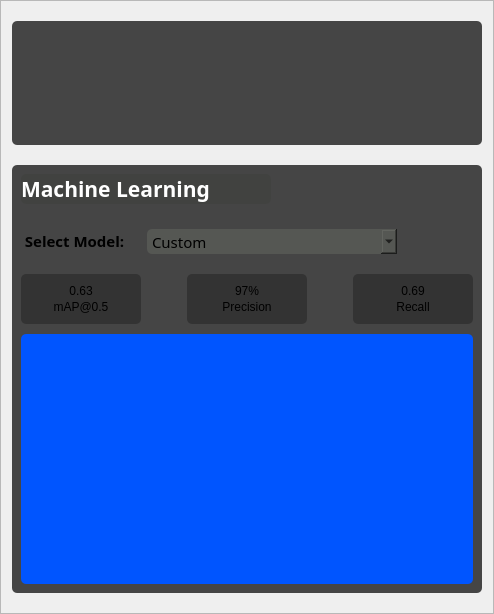
            <widget class="QFrame" name="descriptionMLFrame">
             <property name="sizePolicy">
              <sizepolicy hsizetype="Expanding" vsizetype="Expanding">
               <horstretch>0</horstretch>
               <verstretch>0</verstretch>
              </sizepolicy>
             </property>
             <property name="maximumSize">
              <size>
               <width>700</width>
               <height>16777215</height>
              </size>
             </property>
             <property name="frameShape">
              <enum>QFrame::StyledPanel</enum>
             </property>
             <property name="frameShadow">
              <enum>QFrame::Raised</enum>
             </property>
             <layout class="QVBoxLayout" name="verticalLayout_15">
              <property name="spacing">
               <number>20</number>
              </property>
              <property name="topMargin">
               <number>20</number>
              </property>
              <property name="bottomMargin">
               <number>20</number>
              </property>
              <item>
               <widget class="QFrame" name="descriptionFrame">
                <property name="sizePolicy">
                 <sizepolicy hsizetype="Preferred" vsizetype="Fixed">
                  <horstretch>0</horstretch>
                  <verstretch>0</verstretch>
                 </sizepolicy>
                </property>
                <property name="minimumSize">
                 <size>
                  <width>0</width>
                  <height>120</height>
                 </size>
                </property>
                <property name="maximumSize">
                 <size>
                  <width>16777215</width>
                  <height>150</height>
                 </size>
                </property>
                <property name="styleSheet">
                 <string notr="true">background-color: #454545;
border-radius: 5px;</string>
                </property>
                <property name="frameShape">
                 <enum>QFrame::StyledPanel</enum>
                </property>
                <property name="frameShadow">
                 <enum>QFrame::Raised</enum>
                </property>
                <layout class="QVBoxLayout" name="verticalLayout_17">
                 <property name="spacing">
                  <number>6</number>
                 </property>
                 <property name="topMargin">
                  <number>9</number>
                 </property>
                 <property name="rightMargin">
                  <number>18</number>
                 </property>
                 <property name="bottomMargin">
                  <number>12</number>
                 </property>
                 <item>
                  <widget class="QFrame" name="frame_6">
                   <property name="minimumSize">
                    <size>
                     <width>0</width>
                     <height>100</height>
                    </size>
                   </property>
                   <property name="frameShape">
                    <enum>QFrame::StyledPanel</enum>
                   </property>
                   <property name="frameShadow">
                    <enum>QFrame::Raised</enum>
                   </property>
                   <layout class="QHBoxLayout" name="horizontalLayout_28">
                    <property name="leftMargin">
                     <number>0</number>
                    </property>
                    <property name="topMargin">
                     <number>0</number>
                    </property>
                    <property name="rightMargin">
                     <number>0</number>
                    </property>
                    <property name="bottomMargin">
                     <number>0</number>
                    </property>
                    <item>
                     <widget class="QFrame" name="projectDescriptionFrame">
                      <property name="frameShape">
                       <enum>QFrame::StyledPanel</enum>
                      </property>
                      <property name="frameShadow">
                       <enum>QFrame::Raised</enum>
                      </property>
                      <layout class="QVBoxLayout" name="verticalLayout_3">
                       <property name="leftMargin">
                        <number>0</number>
                       </property>
                       <property name="topMargin">
                        <number>0</number>
                       </property>
                       <property name="rightMargin">
                        <number>0</number>
                       </property>
                       <property name="bottomMargin">
                        <number>0</number>
                       </property>
                       <item>
                        <widget class="QFrame" name="projectNameFrame">
                         <property name="minimumSize">
                          <size>
                           <width>0</width>
                           <height>40</height>
                          </size>
                         </property>
                         <property name="frameShape">
                          <enum>QFrame::StyledPanel</enum>
                         </property>
                         <property name="frameShadow">
                          <enum>QFrame::Raised</enum>
                         </property>
                         <layout class="QHBoxLayout" name="horizontalLayout_29">
                          <property name="spacing">
                           <number>0</number>
                          </property>
                          <property name="leftMargin">
                           <number>0</number>
                          </property>
                          <property name="topMargin">
                           <number>0</number>
                          </property>
                          <property name="rightMargin">
                           <number>0</number>
                          </property>
                          <property name="bottomMargin">
                           <number>0</number>
                          </property>
                          <item>
                           <widget class="QFrame" name="projectNameTextFrame">
                            <property name="frameShape">
                             <enum>QFrame::StyledPanel</enum>
                            </property>
                            <property name="frameShadow">
                             <enum>QFrame::Raised</enum>
                            </property>
                           </widget>
                          </item>
                         </layout>
                        </widget>
                       </item>
                       <item>
                        <widget class="QFrame" name="projectDescriptionEditFrame">
                         <property name="maximumSize">
                          <size>
                           <width>16777215</width>
                           <height>120</height>
                          </size>
                         </property>
                         <property name="frameShape">
                          <enum>QFrame::StyledPanel</enum>
                         </property>
                         <property name="frameShadow">
                          <enum>QFrame::Raised</enum>
                         </property>
                        </widget>
                       </item>
                      </layout>
                     </widget>
                    </item>
                    <item>
                     <widget class="QFrame" name="projectImageFrame">
                      <property name="minimumSize">
                       <size>
                        <width>105</width>
                        <height>100</height>
                       </size>
                      </property>
                      <property name="maximumSize">
                       <size>
                        <width>105</width>
                        <height>16777215</height>
                       </size>
                      </property>
                      <property name="cursor">
                       <cursorShape>ArrowCursor</cursorShape>
                      </property>
                      <property name="styleSheet">
                       <string notr="true"/>
                      </property>
                      <property name="frameShape">
                       <enum>QFrame::StyledPanel</enum>
                      </property>
                      <property name="frameShadow">
                       <enum>QFrame::Raised</enum>
                      </property>
                      <layout class="QVBoxLayout" name="verticalLayout_31">
                       <property name="leftMargin">
                        <number>5</number>
                       </property>
                       <property name="topMargin">
                        <number>3</number>
                       </property>
                       <property name="rightMargin">
                        <number>0</number>
                       </property>
                       <property name="bottomMargin">
                        <number>0</number>
                       </property>
                       <item>
                        <widget class="QFrame" name="projectImageBtnFrame">
                         <property name="minimumSize">
                          <size>
                           <width>100</width>
                           <height>100</height>
                          </size>
                         </property>
                         <property name="maximumSize">
                          <size>
                           <width>100</width>
                           <height>100</height>
                          </size>
                         </property>
                         <property name="styleSheet">
                          <string notr="true">background-color: #454545;</string>
                         </property>
                         <property name="frameShape">
                          <enum>QFrame::StyledPanel</enum>
                         </property>
                         <property name="frameShadow">
                          <enum>QFrame::Raised</enum>
                         </property>
                        </widget>
                       </item>
                      </layout>
                     </widget>
                    </item>
                   </layout>
                  </widget>
                 </item>
                </layout>
               </widget>
              </item>
              <item>
               <widget class="QFrame" name="mlInfoFrame">
                <property name="minimumSize">
                 <size>
                  <width>0</width>
                  <height>0</height>
                 </size>
                </property>
                <property name="styleSheet">
                 <string notr="true">background-color: #454545;
border-radius: 5px;</string>
                </property>
                <property name="frameShape">
                 <enum>QFrame::StyledPanel</enum>
                </property>
                <property name="frameShadow">
                 <enum>QFrame::Raised</enum>
                </property>
                <layout class="QVBoxLayout" name="verticalLayout_24">
                 <property name="spacing">
                  <number>10</number>
                 </property>
                 <property name="bottomMargin">
                  <number>9</number>
                 </property>
                 <item>
                  <widget class="QLabel" name="mlFrameLbl">
                   <property name="minimumSize">
                    <size>
                     <width>0</width>
                     <height>30</height>
                    </size>
                   </property>
                   <property name="maximumSize">
                    <size>
                     <width>250</width>
                     <height>30</height>
                    </size>
                   </property>
                   <property name="font">
                    <font>
                     <family>Gotham Rounded</family>
                     <pointsize>16</pointsize>
                     <weight>75</weight>
                     <italic>false</italic>
                     <bold>true</bold>
                    </font>
                   </property>
                   <property name="styleSheet">
                    <string notr="true">background-color: rgb(65, 66, 64);
border-color: rgb(65, 66, 64);
font: 75 bold 16pt &quot;Gotham Rounded&quot;;
color: rgb(255, 255, 255);</string>
                   </property>
                   <property name="text">
                    <string>Machine Learning</string>
                   </property>
                   <property name="alignment">
                    <set>Qt::AlignLeading|Qt::AlignLeft|Qt::AlignVCenter</set>
                   </property>
                   <property name="margin">
                    <number>3</number>
                   </property>
                  </widget>
                 </item>
                 <item>
                  <spacer name="verticalSpacer_9">
                   <property name="orientation">
                    <enum>Qt::Vertical</enum>
                   </property>
                   <property name="sizeType">
                    <enum>QSizePolicy::Fixed</enum>
                   </property>
                   <property name="sizeHint" stdset="0">
                    <size>
                     <width>20</width>
                     <height>15</height>
                    </size>
                   </property>
                  </spacer>
                 </item>
                 <item>
                  <widget class="QFrame" name="selectModelFrame">
                   <property name="minimumSize">
                    <size>
                     <width>0</width>
                     <height>25</height>
                    </size>
                   </property>
                   <property name="maximumSize">
                    <size>
                     <width>16777215</width>
                     <height>25</height>
                    </size>
                   </property>
                   <property name="frameShape">
                    <enum>QFrame::StyledPanel</enum>
                   </property>
                   <property name="frameShadow">
                    <enum>QFrame::Raised</enum>
                   </property>
                   <layout class="QHBoxLayout" name="horizontalLayout_33">
                    <property name="leftMargin">
                     <number>0</number>
                    </property>
                    <property name="topMargin">
                     <number>0</number>
                    </property>
                    <property name="rightMargin">
                     <number>0</number>
                    </property>
                    <property name="bottomMargin">
                     <number>0</number>
                    </property>
                    <item>
                     <widget class="QLabel" name="mdlSelLbl">
                      <property name="sizePolicy">
                       <sizepolicy hsizetype="Fixed" vsizetype="Preferred">
                        <horstretch>0</horstretch>
                        <verstretch>0</verstretch>
                       </sizepolicy>
                      </property>
                      <property name="minimumSize">
                       <size>
                        <width>120</width>
                        <height>0</height>
                       </size>
                      </property>
                      <property name="maximumSize">
                       <size>
                        <width>0</width>
                        <height>22</height>
                       </size>
                      </property>
                      <property name="font">
                       <font>
                        <family>Gotham Rounded</family>
                        <pointsize>11</pointsize>
                        <weight>75</weight>
                        <italic>false</italic>
                        <bold>true</bold>
                       </font>
                      </property>
                      <property name="styleSheet">
                       <string notr="true">font: 75 bold  11pt &quot;Gotham Rounded&quot;;</string>
                      </property>
                      <property name="text">
                       <string> Select Model:</string>
                      </property>
                      <property name="indent">
                       <number>0</number>
                      </property>
                     </widget>
                    </item>
                    <item>
                     <widget class="QComboBox" name="mlModelComboBox">
                      <property name="minimumSize">
                       <size>
                        <width>250</width>
                        <height>25</height>
                       </size>
                      </property>
                      <property name="maximumSize">
                       <size>
                        <width>250</width>
                        <height>25</height>
                       </size>
                      </property>
                      <property name="font">
                       <font>
                        <family>Gotham Rounded</family>
                        <pointsize>11</pointsize>
                        <weight>9</weight>
                        <italic>false</italic>
                        <bold>false</bold>
                       </font>
                      </property>
                      <property name="styleSheet">
                       <string notr="true">background-color: rgb(85, 87, 83);
border-radius: 5px;</string>
                      </property>
                      <property name="currentText">
                       <string>Custom</string>
                      </property>
                      <item>
                       <property name="text">
                        <string>Custom</string>
                       </property>
                      </item>
                     </widget>
                    </item>
                    <item>
                     <spacer name="horizontalSpacer_11">
                      <property name="orientation">
                       <enum>Qt::Horizontal</enum>
                      </property>
                      <property name="sizeHint" stdset="0">
                       <size>
                        <width>40</width>
                        <height>20</height>
                       </size>
                      </property>
                     </spacer>
                    </item>
                   </layout>
                  </widget>
                 </item>
                 <item>
                  <widget class="QFrame" name="mdlFrame">
                   <property name="sizePolicy">
                    <sizepolicy hsizetype="Fixed" vsizetype="Fixed">
                     <horstretch>0</horstretch>
                     <verstretch>0</verstretch>
                    </sizepolicy>
                   </property>
                   <property name="minimumSize">
                    <size>
                     <width>0</width>
                     <height>0</height>
                    </size>
                   </property>
                   <property name="maximumSize">
                    <size>
                     <width>16777215</width>
                     <height>41</height>
                    </size>
                   </property>
                   <property name="styleSheet">
                    <string notr="true">font: 75 11pt &quot;Gotham Rounded&quot;;</string>
                   </property>
                   <property name="frameShape">
                    <enum>QFrame::StyledPanel</enum>
                   </property>
                   <property name="frameShadow">
                    <enum>QFrame::Raised</enum>
                   </property>
                   <layout class="QHBoxLayout" name="horizontalLayout_9">
                    <property name="leftMargin">
                     <number>0</number>
                    </property>
                    <property name="topMargin">
                     <number>0</number>
                    </property>
                    <property name="rightMargin">
                     <number>0</number>
                    </property>
                    <property name="bottomMargin">
                     <number>0</number>
                    </property>
                   </layout>
                  </widget>
                 </item>
                 <item>
                  <widget class="QFrame" name="mlModelStatsFrame">
                   <property name="minimumSize">
                    <size>
                     <width>0</width>
                     <height>50</height>
                    </size>
                   </property>
                   <property name="styleSheet">
                    <string notr="true"/>
                   </property>
                   <property name="frameShape">
                    <enum>QFrame::StyledPanel</enum>
                   </property>
                   <property name="frameShadow">
                    <enum>QFrame::Raised</enum>
                   </property>
                   <layout class="QHBoxLayout" name="horizontalLayout_32">
                    <property name="leftMargin">
                     <number>0</number>
                    </property>
                    <property name="topMargin">
                     <number>0</number>
                    </property>
                    <property name="rightMargin">
                     <number>0</number>
                    </property>
                    <property name="bottomMargin">
                     <number>0</number>
                    </property>
                    <item>
                     <widget class="QFrame" name="mAPFrame">
                      <property name="minimumSize">
                       <size>
                        <width>120</width>
                        <height>0</height>
                       </size>
                      </property>
                      <property name="maximumSize">
                       <size>
                        <width>300</width>
                        <height>16777215</height>
                       </size>
                      </property>
                      <property name="styleSheet">
                       <string notr="true">background-color: #333333;</string>
                      </property>
                      <property name="frameShape">
                       <enum>QFrame::StyledPanel</enum>
                      </property>
                      <property name="frameShadow">
                       <enum>QFrame::Raised</enum>
                      </property>
                      <layout class="QVBoxLayout" name="verticalLayout_4">
                       <property name="spacing">
                        <number>0</number>
                       </property>
                       <property name="leftMargin">
                        <number>0</number>
                       </property>
                       <property name="topMargin">
                        <number>9</number>
                       </property>
                       <property name="rightMargin">
                        <number>0</number>
                       </property>
                       <property name="bottomMargin">
                        <number>9</number>
                       </property>
                       <item>
                        <widget class="QLabel" name="mAPValueLbl">
                         <property name="text">
                          <string>0.63</string>
                         </property>
                         <property name="alignment">
                          <set>Qt::AlignCenter</set>
                         </property>
                        </widget>
                       </item>
                       <item>
                        <widget class="QLabel" name="mAPLbl">
                         <property name="text">
                          <string>mAP@0.5</string>
                         </property>
                         <property name="alignment">
                          <set>Qt::AlignCenter</set>
                         </property>
                        </widget>
                       </item>
                      </layout>
                     </widget>
                    </item>
                    <item>
                     <spacer name="horizontalSpacer_22">
                      <property name="orientation">
                       <enum>Qt::Horizontal</enum>
                      </property>
                      <property name="sizeType">
                       <enum>QSizePolicy::Preferred</enum>
                      </property>
                      <property name="sizeHint" stdset="0">
                       <size>
                        <width>40</width>
                        <height>20</height>
                       </size>
                      </property>
                     </spacer>
                    </item>
                    <item>
                     <widget class="QFrame" name="precisionFrame">
                      <property name="minimumSize">
                       <size>
                        <width>120</width>
                        <height>0</height>
                       </size>
                      </property>
                      <property name="maximumSize">
                       <size>
                        <width>300</width>
                        <height>16777215</height>
                       </size>
                      </property>
                      <property name="styleSheet">
                       <string notr="true">background-color: #333333;</string>
                      </property>
                      <property name="frameShape">
                       <enum>QFrame::StyledPanel</enum>
                      </property>
                      <property name="frameShadow">
                       <enum>QFrame::Raised</enum>
                      </property>
                      <layout class="QVBoxLayout" name="verticalLayout_10">
                       <property name="spacing">
                        <number>0</number>
                       </property>
                       <property name="leftMargin">
                        <number>0</number>
                       </property>
                       <property name="topMargin">
                        <number>9</number>
                       </property>
                       <property name="rightMargin">
                        <number>0</number>
                       </property>
                       <property name="bottomMargin">
                        <number>9</number>
                       </property>
                       <item>
                        <widget class="QLabel" name="precisionValueLbl">
                         <property name="text">
                          <string>97%</string>
                         </property>
                         <property name="alignment">
                          <set>Qt::AlignCenter</set>
                         </property>
                        </widget>
                       </item>
                       <item>
                        <widget class="QLabel" name="precisionLbl">
                         <property name="text">
                          <string>Precision</string>
                         </property>
                         <property name="alignment">
                          <set>Qt::AlignCenter</set>
                         </property>
                        </widget>
                       </item>
                      </layout>
                     </widget>
                    </item>
                    <item>
                     <spacer name="horizontalSpacer_23">
                      <property name="orientation">
                       <enum>Qt::Horizontal</enum>
                      </property>
                      <property name="sizeType">
                       <enum>QSizePolicy::Preferred</enum>
                      </property>
                      <property name="sizeHint" stdset="0">
                       <size>
                        <width>40</width>
                        <height>20</height>
                       </size>
                      </property>
                     </spacer>
                    </item>
                    <item>
                     <widget class="QFrame" name="recallFrame">
                      <property name="minimumSize">
                       <size>
                        <width>120</width>
                        <height>0</height>
                       </size>
                      </property>
                      <property name="maximumSize">
                       <size>
                        <width>300</width>
                        <height>16777215</height>
                       </size>
                      </property>
                      <property name="styleSheet">
                       <string notr="true">background-color: #333333;</string>
                      </property>
                      <property name="frameShape">
                       <enum>QFrame::StyledPanel</enum>
                      </property>
                      <property name="frameShadow">
                       <enum>QFrame::Raised</enum>
                      </property>
                      <layout class="QVBoxLayout" name="verticalLayout_30">
                       <property name="spacing">
                        <number>0</number>
                       </property>
                       <property name="leftMargin">
                        <number>0</number>
                       </property>
                       <property name="topMargin">
                        <number>9</number>
                       </property>
                       <property name="rightMargin">
                        <number>0</number>
                       </property>
                       <property name="bottomMargin">
                        <number>9</number>
                       </property>
                       <item>
                        <widget class="QLabel" name="recallValueLbl">
                         <property name="text">
                          <string>0.69</string>
                         </property>
                         <property name="alignment">
                          <set>Qt::AlignCenter</set>
                         </property>
                        </widget>
                       </item>
                       <item>
                        <widget class="QLabel" name="recallLbl">
                         <property name="text">
                          <string>Recall</string>
                         </property>
                         <property name="alignment">
                          <set>Qt::AlignCenter</set>
                         </property>
                        </widget>
                       </item>
                      </layout>
                     </widget>
                    </item>
                   </layout>
                  </widget>
                 </item>
                 <item>
                  <widget class="PlotWidget" name="graphWidget" native="true">
                   <property name="sizePolicy">
                    <sizepolicy hsizetype="Expanding" vsizetype="Expanding">
                     <horstretch>0</horstretch>
                     <verstretch>0</verstretch>
                    </sizepolicy>
                   </property>
                   <property name="minimumSize">
                    <size>
                     <width>0</width>
                     <height>250</height>
                    </size>
                   </property>
                   <property name="maximumSize">
                    <size>
                     <width>16777215</width>
                     <height>600</height>
                    </size>
                   </property>
                   <property name="styleSheet">
                    <string notr="true">background-color: rgb(0, 85, 255);</string>
                   </property>
                  </widget>
                 </item>
                </layout>
               </widget>
              </item>
             </layout>
            </widget>
